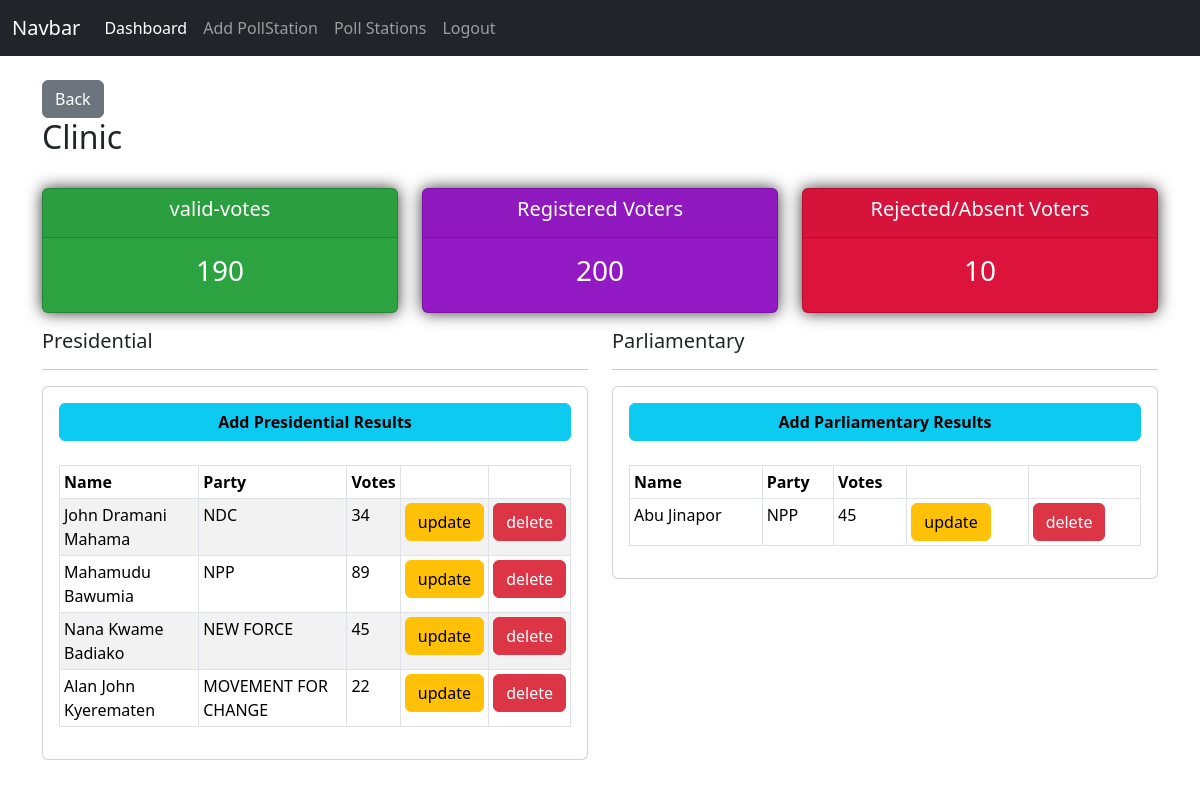
The page /poll_station/3 (signed in) on the database its author committed.
### ps_crm_app/models.py (models this page shows, shortened)
class pollStations(models.Model):
    ps_name = models.CharField(max_length=50)
    ps_code = models.CharField(max_length=50)
    serial_num = models.CharField(max_length=50)
    reg_voters = models.IntegerField()
    updated_at = models.DateTimeField(auto_now_add=True)

class presResult(models.Model):
    CANDIDATES = {
        'John Dramani Mahama': 'John Dramani Mahama',
        'Mahamudu Bawumia': 'Mahamudu Bawumia',
        'Nana Kwame Badiako': 'Nana Kwame Badiako',
        'Alan John Kyerematen': 'Alan John Kyerematen',
    }
    PARTY = {
        'NDC':'NDC',
        'NPP':'NPP',
        'NEW FORCE': 'NEW FORCE',
        'MOVEMENT FOR CHANGE': 'MOVEMENT FOR CHANGE',
    }
    poll_station = models.ForeignKey(pollStations,on_delete=models.CASCADE)
    name = models.CharField(max_length=50, choices=CANDIDATES)
    party = models.CharField(max_length=50, choices=PARTY)
    votes = models.IntegerField()

class parlResult(models.Model):
    PARTY = {
        'NDC':'NDC',
        'NPP':'NPP',
        'NEW FORCE': 'NEW FORCE',
        'MOVEMENT FOR CHANGE': 'MOVEMENT FOR CHANGE',
    }
    poll_station = models.ForeignKey(pollStations,on_delete=models.CASCADE)
    name = models.CharField(max_length=50)
    party = models.CharField(max_length=50, choices=PARTY)
    votes = models.IntegerField()

### ps_crm_app/views.py (the view)
# urls.py: path('poll_station/<int:station_id>', views.poll_station_view, name='poll'),
def poll_station_view(request, station_id):
    if request.user.is_authenticated:
        poll_station = pollStations.objects.get(id=station_id)
        data_entries = presResult.objects.filter(poll_station=poll_station)
        parl_results = parlResult.objects.filter(poll_station=poll_station)
        valid_votes = data_entries.aggregate(total_votes=Sum('votes'))
        if 'total_votes' in valid_votes and valid_votes['total_votes'] is not None:
            registered_voters = poll_station.reg_voters
            rejected_votes = registered_voters - valid_votes['total_votes']
        else:
            rejected_votes = 0
            valid_votes['total_votes'] = 0
        context = {
            'poll_station':poll_station,
            'data_entries':data_entries,
            'parl_results':parl_results,
            'valid_votes':valid_votes['total_votes'],
            'rejected_votes':rejected_votes,
        }
        return render(request,'ps_crm_app/poll_station_view.html',context)
    else:
        messages.success(request, 'you have to login to view this page')
        return redirect('dashboard')

### ps_crm_app/templates/ps_crm_app/poll_station_view.html
{% extends 'ps_crm_app/base.html' %}
{% block content %}
<a href="{% url 'poll_station'%}" class="btn btn-secondary btn-md"> Back</a>
<br>
<h2>{{poll_station.ps_name}}</h2>
{% include 'ps_crm_app/status.html' %}
  <div class="row">
    <div class="col-md-6">
        <h5>Presidential</h5>
        <hr>
        <div class="card card-body">
            <a href="{% url 'pres_result' poll_station.id%}" class="btn btn-md btn-block btn-info fw-bold">Add Presidential Results</a>
            <br>
            <table class="table table-sm table-bordered table-striped table-hover ">
                <thead class="">
                <tr>
                    <th>Name</th>
                    <th>Party</th>
                    <th>Votes</th>
                    <th></th>
                    <th></th>
                </tr>
                </thead>
                <tbody>
                    {% if data_entries %}
                        {% for data in data_entries %}
                        <tr>
                            <td>{{data.name}}</td>
                            <td>{{data.party}}</td>
                            <td>{{data.votes}}</td>
                            <td><a href="{% url 'updatePres' poll_station.id data.id%}" class="btn btn-small btn-warning">update</a></td>
                            <td><a href="{% url 'delete_pres' poll_station.id data.id%}" class="btn btn-small btn-danger">delete</a></td>
                        </tr>
                        {% endfor %}
                    {% endif %}
                </tbody>
            </table>
        </div>
    </div>
    <div class="col-md-6">
        <h5>Parliamentary</h5>
        <hr>
        <div class="card card-body">
            <a href="{% url 'parl_result' poll_station.id %}" class="btn btn-md btn-block btn-info fw-bold">Add Parliamentary Results</a>
            <br>
            <table class="table table-sm table-bordered ">
                <thead class="">
                    <tr>
                        <th>Name</th>
                        <th>Party</th>
                        <th>Votes</th>
                        <th></th>
                        <th></th>
                    </tr>
                </thead>
                <tbody>
                    {% if parl_results %}
                        {% for result in parl_results %}
                        <tr>
                            <td>{{result.name}}</td>
                            <td>{{result.party}}</td>
                            <td>{{result.votes}}</td>
                            <td><a href="{% url 'updateParl' poll_station.id result.id %} " class="btn btn-small btn-warning">update</a></td>
                            <td><a href="{% url 'delete_parl' poll_station.id result.id%}" class="btn btn-small btn-danger">delete</a></td>
                        </tr>
                        {% endfor %}
                    {% endif %}
                </tbody>
            </table>
        </div>
    </div>
  </div>
{% endblock content %}

### ps_crm_app/templates/ps_crm_app/base.html (shortened to what this page needs)
{% load static %}
<!doctype html>
<html lang="en">
  <head>
    <link href="https://cdn.jsdelivr.net/npm/bootstrap@5.3.3/dist/css/bootstrap.min.css" rel="stylesheet">
    <link rel="stylesheet" type='text/css' href="{% static 'css/styles.css'%}">
  </head>
  <body>
    {% include 'ps_crm_app/navbar.html' %}
    <div class="container">
        <br/>
        {% block content %}
        {% endblock content %}
    </div>
  </body>
</html>

### ps_crm_app/templates/ps_crm_app/navbar.html (shortened to what this page needs)
<nav class="navbar navbar-expand-lg navbar-dark  bg-dark">
    <div class="container-fluid">
      <a class="navbar-brand" href="#">Navbar</a>
      <div class="collapse navbar-collapse" id="navbarSupportedContent">
        <ul class="navbar-nav me-auto mb-2 mb-lg-0">
          {% if user.is_authenticated %}
          <li class="nav-item">
            <a class="nav-link active" aria-current="page" href="{% url 'dashboard'%}">Dashboard</a>
          </li>
          <li class="nav-item">
            <a class="nav-link" href="{% url 'add_poll_stations'%}">Add PollStation</a>
          </li>
          <base.htmlli class="nav-item">
            <a class="nav-link" href="{% url 'poll_station'%}">Poll Stations</a>
          </base.htmlli>
          <li class="nav-item">
            <a class="nav-link" href="{% url 'logout'%}">Logout</a>
          </li>
          {% endif %}
      </div>
    </div>
  </nav>

### ps_crm_app/templates/ps_crm_app/status.html
<br>
<div class="row">
    <div class="col">
        <div class="col-md">
            <div class="card text-center text-white mb-3", id="valid-votes">
                <div class="card-header">
                    <h5 class="card-title">valid-votes</h5>
                </div>
                <div class="card-body">
                    <h3 class="card-title">{{ valid_votes}}</h3>
                </div>
            </div>
        </div>
    </div>
    <div class="col">
        <div class="col-md">
            <div class="card text-center text-white mb-3 ", id="registered-votes">
                <div class="card-header">
                    <h5 class="card-title">Registered Voters</h5>
                </div>
                <div class="card-body">
                    <h3 class="card-title">{{poll_station.reg_voters}}</h3>
                </div>
            </div>
        </div>
    </div>
    <div class="col">
        <div class="col-md">
            <div class="card text-center text-white mb-3 ", id="rejected-votes" >
                <div class="card-header">
                    <h5 class="card-title">Rejected/Absent Voters</h5>
                </div>
                <div class="card-body">
                    <h3 class="card-title">{{rejected_votes}}</h3>
                </div>
            </div>
        </div>
    </div>
</div>

### ps_crm_app/static/css/styles.css (style rules this page uses)
#valid-votes { background-color: rgb(44, 163, 64); box-shadow: 0 0 16px rgba(0,0,0,.8); }
#rejected-votes { background-color: crimson; box-shadow: 0 0 16px rgba(0,0,0,.8); }
#registered-votes { background-color: rgb(147, 25, 196); box-shadow: 0 0 16px rgba(0,0,0,.8); }
.btn { font-size: Poppins; }

### rows shown on the page
pollStations: ps_name "Clinic", reg_voters "200"
presResult: name "John Dramani Mahama", party "NDC", votes "34"
presResult: name "Mahamudu Bawumia", party "NPP", votes "89"
presResult: name "Nana Kwame Badiako", party "NEW FORCE", votes "45"
presResult: name "Alan John Kyerematen", party "MOVEMENT FOR CHANGE", votes "22"
parlResult: name "Abu Jinapor", party "NPP", votes "45"

### other values the page prints
{{ valid_votes }} "190"
{{ rejected_votes }} "10"
